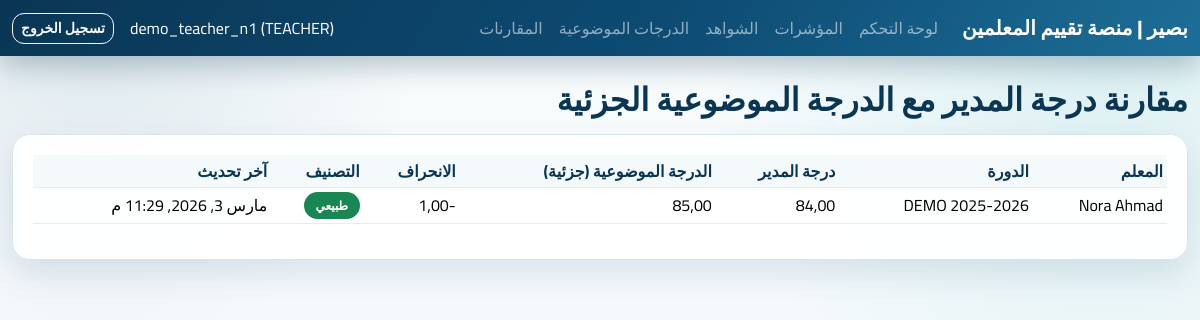
Screenshot of /comparisons/ (signed in) with the database file from the repository.
### apps/accounts/models.py (models this page shows)
class User(AbstractUser):
    class Role(models.TextChoices):
        TEACHER = "TEACHER", "Teacher"
        LEADER = "LEADER", "Leader"
        ADMIN = "ADMIN", "Admin"
    role = models.CharField(max_length=16, choices=Role.choices, default=Role.TEACHER)
    school = models.ForeignKey("schools.School", null=True, blank=True, on_delete=models.SET_NULL)
    class Meta:
        indexes = [models.Index(fields=["role", "school"])]

### apps/comparisons/models.py (models this page shows)
class ComparisonResult(models.Model):
    class DeviationLevel(models.TextChoices):
        NORMAL = "NORMAL", "Normal"
        REVIEW = "REVIEW", "Review"
        HIGH_RISK = "HIGH_RISK", "High Risk"
    teacher = models.ForeignKey("teachers.Teacher", on_delete=models.CASCADE, related_name="comparison_results")
    cycle = models.ForeignKey("cycles.EvaluationCycle", on_delete=models.CASCADE, related_name="comparison_results")
    manager_total = models.DecimalField(max_digits=5, decimal_places=2)
    objective_total = models.DecimalField(max_digits=5, decimal_places=2)
    deviation = models.DecimalField(max_digits=6, decimal_places=2)
    deviation_level = models.CharField(max_length=16, choices=DeviationLevel.choices)
    created_at = models.DateTimeField(auto_now=True)
    class Meta:
        constraints = [models.UniqueConstraint(fields=["teacher", "cycle"], name="uq_cmp_teacher_cycle")]
        indexes = [models.Index(fields=["deviation_level", "created_at"])]

### apps/teachers/models.py (models this page shows)
class Teacher(models.Model):
    user = models.OneToOneField("accounts.User", on_delete=models.CASCADE, related_name="teacher_profile")
    school = models.ForeignKey("schools.School", on_delete=models.PROTECT, related_name="teachers")
    employee_id = models.CharField(max_length=50, unique=True)
    is_active = models.BooleanField(default=True)
    created_at = models.DateTimeField(auto_now_add=True)
    class Meta:
        indexes = [models.Index(fields=["school", "employee_id"])]
    def __str__(self) -> str:
        return self.user.get_full_name() or self.user.username

### apps/cycles/models.py (models this page shows, shortened)
class EvaluationCycle(models.Model):
    school = models.ForeignKey("schools.School", on_delete=models.CASCADE, related_name="cycles")
    name = models.CharField(max_length=100)
    start_date = models.DateField()
    end_date = models.DateField()
    is_active = models.BooleanField(default=True)
    created_at = models.DateTimeField(auto_now_add=True)
    class Meta:
        constraints = [
            models.UniqueConstraint(fields=["school", "name"], name="uq_cycle_school_name"),
            models.CheckConstraint(check=models.Q(end_date__gte=models.F("start_date")), name="ck_cycle_dates_order"),
        ]
        indexes = [models.Index(fields=["school", "is_active"])]

### apps/ui/views.py (the view)
# urls.py: path("comparisons/", views.comparisons_page, name="comparisons"),
@login_required
def comparisons_page(request: HttpRequest) -> HttpResponse:
    comparisons = (
        _by_role_queryset(request.user, ComparisonResult)
        .select_related("teacher", "teacher__user", "cycle")
        .order_by("-created_at")
    )
    teacher_id = request.GET.get("teacher_id", "").strip()
    cycle_id = request.GET.get("cycle_id", "").strip()
    if teacher_id:
        comparisons = comparisons.filter(teacher_id=teacher_id)
    if cycle_id:
        comparisons = comparisons.filter(cycle_id=cycle_id)
    return render(request, "ui/comparisons.html", {"comparisons": comparisons})

### apps/ui/views.py (called while the page is built)
def _by_role_queryset(user: User, model, teacher_lookup: str = "teacher"):
    qs = model.objects.all()
    if user.role == User.Role.ADMIN:
        return qs
    if user.role == User.Role.LEADER:
        return qs.filter(**{f"{teacher_lookup}__school": user.school})
    return qs.filter(**{f"{teacher_lookup}__user": user})

### apps/ui/templates/ui/comparisons.html (shortened to what this page needs)
{% extends "ui/base.html" %}
{% block content %}
<h2 class="mb-3">مقارنة درجة المدير مع الدرجة الموضوعية الجزئية</h2>
<div class="card">
  <div class="card-body">
    <div class="table-responsive">
      <table class="table table-sm align-middle">
        <thead><tr><th>المعلم</th><th>الدورة</th><th>درجة المدير</th><th>الدرجة الموضوعية (جزئية)</th><th>الانحراف</th><th>التصنيف</th><th>آخر تحديث</th></tr></thead>
        <tbody>
        {% for c in comparisons %}
          <tr>
            <td>{{ c.teacher }}</td>
            <td>{{ c.cycle.name }}</td>
            <td>{{ c.manager_total }}</td>
            <td>{{ c.objective_total }}</td>
            <td>{{ c.deviation }}</td>
            <td>
              {% if c.deviation_level == 'HIGH_RISK' %}
                <span class="badge text-bg-danger">مخاطرة عالية</span>
              {% elif c.deviation_level == 'REVIEW' %}
                <span class="badge text-bg-warning">مراجعة</span>
              {% else %}
                <span class="badge text-bg-success">طبيعي</span>
              {% endif %}
            </td>
            <td>{{ c.created_at }}</td>
          </tr>
        {% empty %}
          <tr><td colspan="7" class="text-muted">لا توجد نتائج مقارنة.</td></tr>
        {% endfor %}
        </tbody>
      </table>
    </div>
  </div>
</div>
{% endblock %}

### apps/ui/templates/ui/base.html (shortened to what this page needs)
<!doctype html>
<html lang="ar" dir="rtl">
<head>
  <link href="https://cdn.jsdelivr.net/npm/bootstrap@5.3.3/dist/css/bootstrap.rtl.min.css" rel="stylesheet">
</head>
<body>
  <nav class="navbar navbar-expand-lg navbar-dark">
    <div class="container-fluid">
      <a class="navbar-brand" href="{% url 'ui:dashboard' %}">بصير | منصة تقييم المعلمين</a>
      <div class="collapse navbar-collapse show">
        <ul class="navbar-nav me-auto mb-2 mb-lg-0">
          <li class="nav-item"><a class="nav-link" href="{% url 'ui:dashboard' %}">لوحة التحكم</a></li>
          <li class="nav-item"><a class="nav-link" href="{% url 'ui:metrics' %}">المؤشرات</a></li>
          {% if request.user.role == 'TEACHER' %}
            <li class="nav-item"><a class="nav-link" href="{% url 'ui:evidences' %}">الشواهد</a></li>
          {% endif %}
          <li class="nav-item"><a class="nav-link" href="{% url 'ui:objective-scores' %}">الدرجات الموضوعية</a></li>
          <li class="nav-item"><a class="nav-link" href="{% url 'ui:comparisons' %}">المقارنات</a></li>
        </ul>
        <span class="navbar-text text-white me-3">
          {{ request.user.username }} ({{ request.user.role }})
        </span>
        <form action="{% url 'ui:logout' %}" method="post">
          <button class="btn btn-outline-light btn-sm" type="submit">تسجيل الخروج</button>
        </form>
      </div>
    </div>
  </nav>
  <main class="container my-4">
    {% block content %}{% endblock %}
  </main>
</body>
</html>

### apps/ui/templates/ui/base.html (style rules this page uses)
:root { --brand-navy: #0d4b73; --brand-navy-deep: #0a3654; --brand-teal: #2aa7b0; --brand-teal-soft: #66cbd0; --ink: #163d56; --ink-soft: #5f7a8d; --surface: #ffffff; --surface-soft: #f4f9fb; --line: #d7e6ee; --shadow: 0 14px 32px rgba(13, 75, 115, 0.12); }
body { font-family: "Cairo", sans-serif; color: var(--ink); background: radial-gradient(circle at 92% 8%, rgba(42, 167, 176, 0.13), transparent 30%), radial-gradient(circle at 8% 4%, rgba(13, 75, 115, 0.1), transparent 24%), linear-gradient(180deg, #f9fcfd 0%, #eef5f9 100%); min-height: 100vh; }
h1, h2, h3, h4, h5, h6 { font-weight: 700; color: var(--brand-navy-deep); }
.navbar { background: linear-gradient(120deg, var(--brand-navy-deep), var(--brand-navy) 55%, #1d6e97); box-shadow: 0 10px 28px rgba(10, 54, 84, 0.28); }
.navbar-brand { font-weight: 800; letter-spacing: 0.2px; }
.navbar-nav .nav-link { border-radius: 10px; padding-inline: 10px; transition: background-color 0.2s ease, color 0.2s ease; }
main.container { max-width: 1280px; }
.card { border: 1px solid var(--line); border-radius: 18px; box-shadow: var(--shadow); background: rgba(255, 255, 255, 0.94); backdrop-filter: blur(2px); }
.card .card-body { padding: 1.2rem 1.25rem; }
.table { --bs-table-bg: transparent; --bs-table-border-color: #e2edf3; color: var(--ink); }
.table thead th { background: var(--surface-soft); color: var(--brand-navy-deep); border-bottom-width: 1px; font-weight: 700; }
.btn { border-radius: 12px; font-weight: 700; box-shadow: none; }
.badge { border-radius: 999px; padding: 0.46rem 0.72rem; font-weight: 700; }

### rows the page displays
User: user.username "demo_teacher_n1", user.role "TEACHER"
ComparisonResult: teacher "Nora Ahmad", cycle.name "DEMO 2025-2026", manager_total "84,00", objective_total "85,00", deviation "-1,00", deviation_level "طبيعي", created_at "مارس 3, 2026, 11:29 م"
